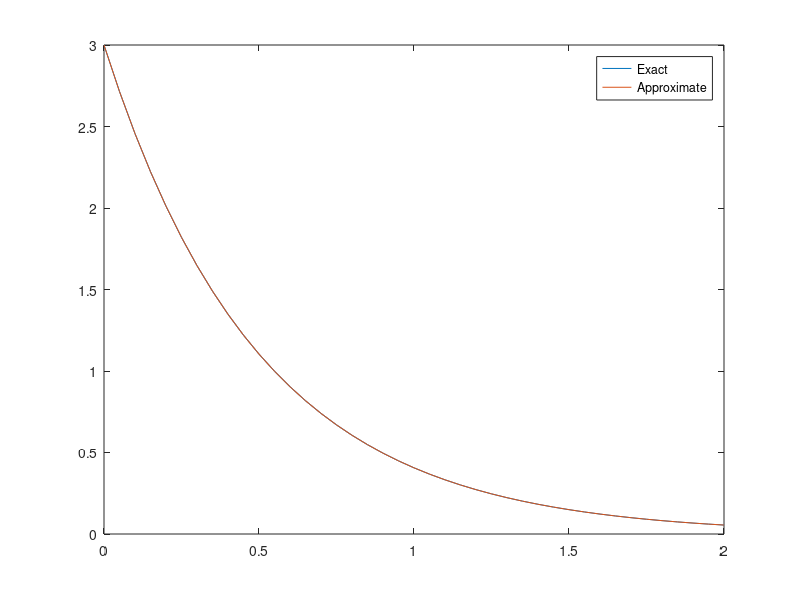

The MATLAB source for this figure:
% Solve y'(t)=-2y(t) with y0=3, 4th order Runge Kutta
y0 = 3;                  % Initial Condition
h=0.05;                   % Time step
t = 0:h:2;               % t goes from 0 to 2 seconds.
yexact = 3*exp(-2*t)     % Exact solution (in general we won't know this
ystar = zeros(size(t));  % Preallocate array (good coding practice)

ystar(1) = y0;           % Initial condition gives solution at t=0.
for i=1:(length(t)-1)
  
  k1 = -2*ystar(i)  % Approx for y gives approx for deriv
  y1 = ystar(i)+k1*h/2;      % Intermediate value (using k1)
  
  k2 = -2*y1        % Approx deriv at intermediate value.
  y2 = ystar(i)+k2*h/2;      % Intermediate value (using k2)
  
  k3 = -2*y2        % Another approx deriv at intermediate value.
  y3 = ystar(i)+k3*h;        % Endpoint value (using k3)
  
  k4 = -2*y3        % Approx deriv at endpoint value.
  
  ystar(i+1) = ystar(i) + (k1+2*k2+2*k3+k4)*h/6; % Approx soln
end
plot(t,yexact,t,ystar);
legend('Exact','Approximate');